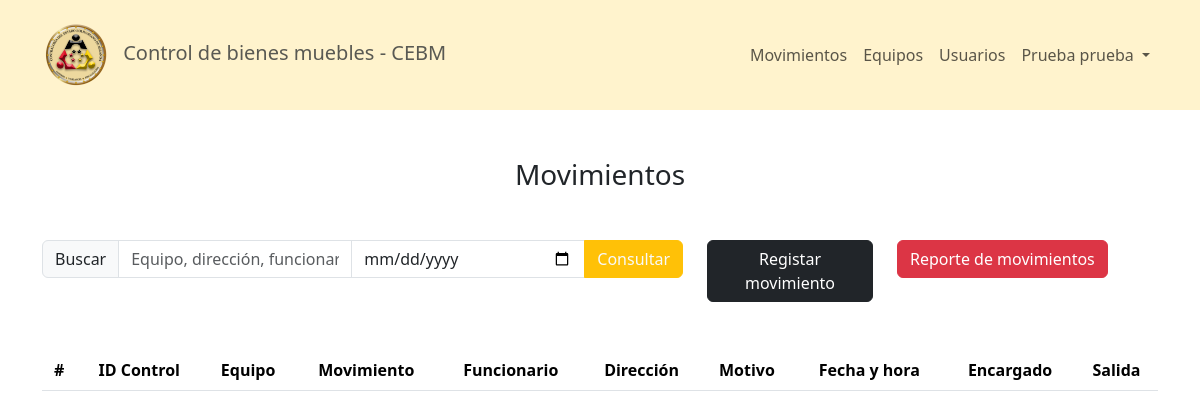
Before: /pages/movimientos.php (signed in) with the older database file.
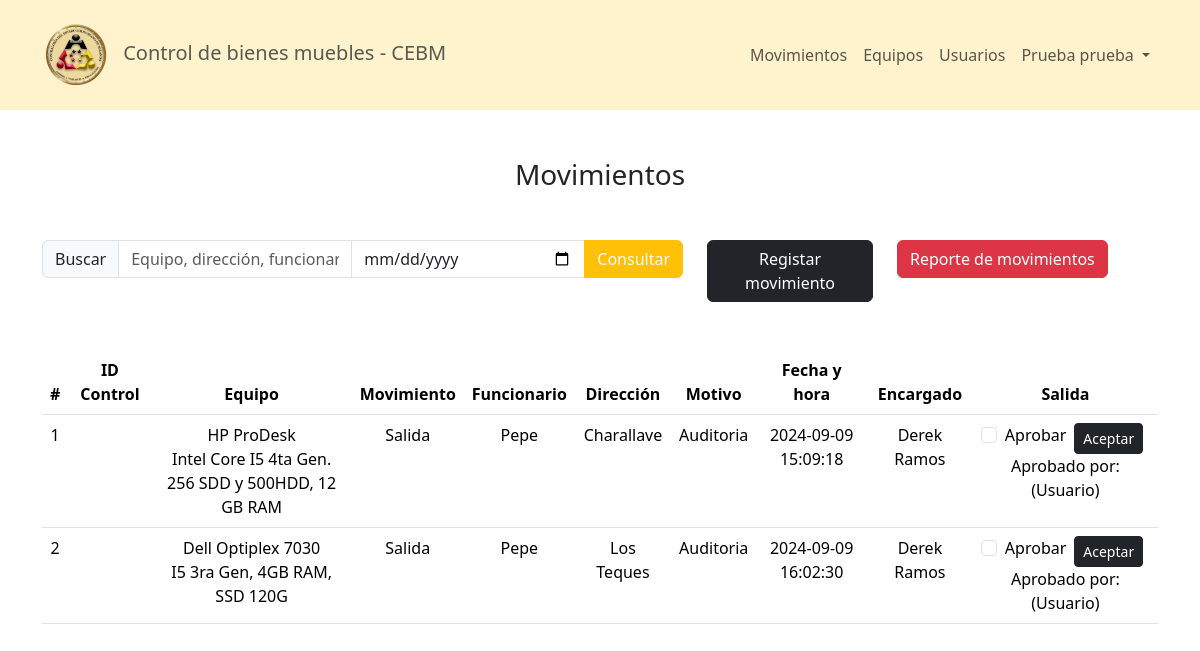
After: the same page with the newer database file.
### tables this page shows
CREATE TABLE `movimientos` (
  `id` int(11) NOT NULL,
  `equipo` int(11) NOT NULL,
  `usuario` int(11) NOT NULL,
  `type` tinyint(4) NOT NULL,
  `funcionario` varchar(80) NOT NULL,
  `cargo` varchar(30) NOT NULL,
  `motivo` varchar(80) NOT NULL,
  `date` timestamp NOT NULL DEFAULT current_timestamp(),
  `direccion` varchar(100) NOT NULL,
  `observaciones` varchar(255) NOT NULL
);

CREATE TABLE `equipos` (
  `id` int(11) NOT NULL,
  `equipo` varchar(80) NOT NULL,
  `descripcion` varchar(255) NOT NULL,
  `n_bien` varchar(8) NOT NULL,
  `disponible` tinyint(4) NOT NULL,
  `estatus` int(11) NOT NULL,
  `activo` tinyint(4) NOT NULL
);

CREATE TABLE `usuarios` (
  `id` int(11) NOT NULL,
  `nombre` varchar(40) NOT NULL,
  `apellido` varchar(40) NOT NULL,
  `ci` varchar(8) NOT NULL,
  `n_carnet` varchar(7) NOT NULL,
  `departamento` int(11) NOT NULL,
  `rol` tinyint(4) NOT NULL,
  `estatus` tinyint(4) NOT NULL,
  `username` varchar(30) NOT NULL,
  `password` varchar(256) NOT NULL
);

### pages/movimientos.php (the view, shortened to what this page needs)
<?php
require('../config/conex.php');
?>
<?php include('../config/Header.php'); ?>
<?php include('../config/NavBar.php'); ?>
<section class="mt-5">
    <h3 class="text-center">Movimientos</h3>
    <div class="container mt-5">
        <div class="row">
            <div class="col-sm-7">
                <div class="input-group">
                    <span class="input-group-text" id="basic-addon2">Buscar</span>
                    <input type="text" class="form-control" placeholder="Equipo, dirección, funcionario, n° de control">
                    <input type="date" class="form-control" placeholder="Fecha">
                    <button class="btn btn-warning text-light" type="button" id="button-addon2">Consultar</button>
                </div>
            </div>
            <div class="col-sm-2">
                <button class="btn btn-dark" data-bs-toggle="modal" data-bs-target="#movimiento">Registar movimiento</button>
            </div>
            <div class="col-sm-3">
                <button class="btn btn-danger">Reporte de movimientos</button>
            </div>
        </div>
    </div>
    <div class="container d-flex justify-content-center mt-5">
        <table class="table table-hover text-center">
            <thead>
                <tr>
                    <th scope="col">#</th>
                    <th scope="col">ID Control</th>
                    <th scope="col">Equipo</th>
                    <th scope="col">Movimiento</th>
                    <th scope="col">Funcionario</th>
                    <th scope="col">Dirección</th>
                    <th scope="col">Motivo</th>
                    <th scope="col">Fecha y hora</th>
                    <th scope="col">Encargado</th>
                    <th scope="col">Salida</th>
                </tr>
            </thead>
            <tbody>
            <?php
                $contador = 1;
                $res = mysqli_query($conn, "SELECT * FROM movimientos");
                while ($row = mysqli_fetch_array($res)) {
            ?>
                <tr>
                    <td><?php echo ($contador); ?></td>
                    <td><?php echo ($row[10]); ?></td>
                    <td>
                        <?php
                            $equipo = $row[1];
                            $res2 = mysqli_query($conn, "SELECT * FROM equipos WHERE id = '$equipo'");
                            $row2 = mysqli_fetch_array($res2);
                            echo ($row2[1] . "<br>" . $row2[2]);
                        ?>
                    </td>
                    <td>
                        <?php
                           if ($row[3] == 0) {
                               echo ("Salida");
                           } else {
                               echo ("Entrada");
                           }
                        ?>
                    </td>
                    <td><?php echo ($row[4]); ?></td>
                    <td><?php echo ($row[8]); ?></td>
                    <td><?php echo ($row[6]); ?></td>
                    <td><?php echo ($row[7]); ?></td>
                    <td>
                        <?php
                            $user = $row[2];
                            $res3 = mysqli_query($conn, "SELECT * FROM usuarios WHERE id = '$user'");
                            $row3 = mysqli_fetch_array($res3);
                            echo ($row3[1] . " " . $row3[2]);
                        ?>
                    </td>
                    <td>
                        <form class="d-flex gap-2">
                            <div class="form-check">
                                <label for="aprobe" class="form-check-label">Aprobar</label>
                                <input class="form-check-input" type="checkbox" value="0" id="aprobe">
                            </div>
                            <button class="btn btn-sm btn-dark" type="button">Aceptar</button>
                        </form>
                        Aprobado por: (Usuario)
                    </td>
                </tr>
            <?php
                $contador++;
                }
            ?>
            </tbody>
        </table>
    </div>
</section>
<?php include('../config/FooterHtml.php'); ?>

### config/Header.php (shortened to what this page needs)
<!doctype html>
    <html lang="es">
    <head>
        <link rel="stylesheet" href="../src/global.css">
        <link rel="stylesheet" href="../bootstrap/css/bootstrap.min.css">
    </head>
    <body>

### config/NavBar.php (shortened to what this page needs)
<?php
    $nombre = $_SESSION['nombre'];
    $apellido = $_SESSION['apellido'];
?>
<header>
    <nav class="navbar navbar-expand-md bg-warning-subtle p-3">
        <div class="container">
            <span class="navbar-brand text-muted">
                <img src="../src/assets/Logo-CEBM-270x270.png" style="height: 68px;" alt="Logo CEBM" class="d-inline-block align-text-center me-2">
                Control de bienes muebles - CEBM
            </span>
            <div class="d-flex">
                <div class="collapse navbar-collapse" id="navbarNav">
                    <div class="d-flex">
                        <ul class="navbar-nav">
                            <li class="nav-item">
                                <a class="nav-link" href="movimientos.php">Movimientos</a>
                            </li>
                            <li class="nav-item">
                                <a class="nav-link" href="equipos.php">Equipos</a>
                            </li>
                            <li class="nav-item">
                                <a class="nav-link" href="usuarios.php">Usuarios</a>
                            </li>
                            <li class="nav-item dropdown">
                                <button class="nav-link dropdown-toggle" data-bs-toggle="dropdown" aria-expanded="false">
                                    <?php echo $nombre.' '.$apellido; ?>
                                </button>
                            </li>
                        </ul>
                    </div>
                </div>
            </div>
        </div>
    </nav>
</header>

### config/FooterHtml.php (shortened to what this page needs)
    </body>
</html>

### src/global.css (style rules this page uses)
* { font-family: system-ui, sans-serif; box-sizing: border-box; margin: 0; }

Changed rows visible on the page:
added movimientos: equipo.equipo "HP ProDesk", equipo.descripcion "Intel Core I5 4ta Gen. 256 SDD y 500HDD, 12 GB RAM", type "Salida", funcionario "Pepe", direccion "Charallave", motivo "Auditoria", date "2024-09-09 15:09:18", usuario.nombre "Derek", usuario.apellido "Ramos"
added movimientos: equipo.equipo "Dell Optiplex 7030", equipo.descripcion "I5 3ra Gen, 4GB RAM, SSD 120G", type "Salida", funcionario "Pepe", direccion "Los Teques", motivo "Auditoria", date "2024-09-09 16:02:30", usuario.nombre "Derek", usuario.apellido "Ramos"
